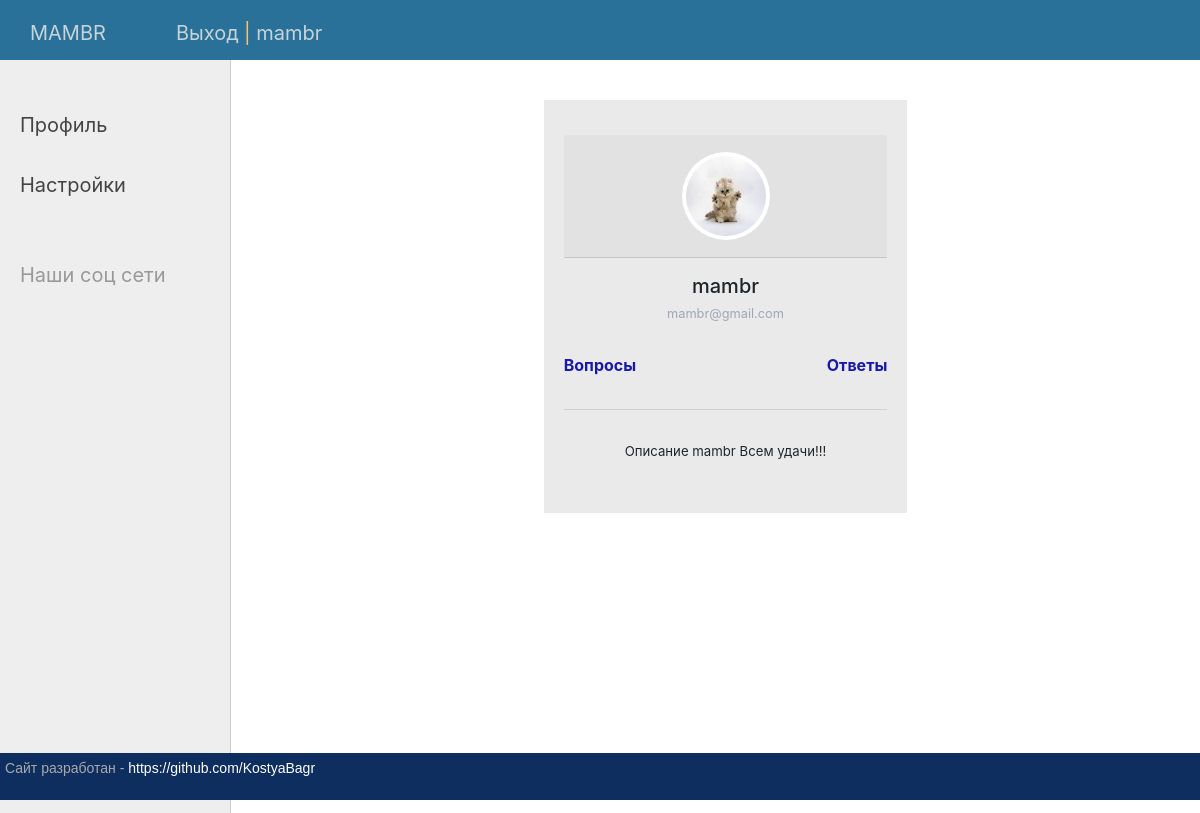
Page /profile/ (signed in) on the committed database.
### user_profile/models.py (models this page shows, shortened)
class MyUserProfile(AbstractUser):
    email = models.EmailField(blank=True, null=True, default='', verbose_name='Почта пользователя')
    photo = models.ImageField(upload_to='users_photo/%Y/%m/%d', blank=True,null=True)
    bio = models.TextField(blank=True, null=True, default='', verbose_name='Описание профиля пользователя')

### user_profile/views.py (the view)
# urls.py: path('profile/',ProfilePage.as_view(), name='profile'),
class ProfilePage(ListView):
    template_name = 'user_profile/user_page.html'
    model = MyUserProfile
    pk_url_kwarg = 'profile_pk'
    context_object_name = 'get_user'
    def dispatch(self, request, *args, **kwargs):
        if request.user.is_authenticated == True:
            if request.method.lower() in self.http_method_names:
                handler = getattr(self, request.method.lower(), self.http_method_not_allowed)
            else:
                handler = self.http_method_not_allowed
            return handler(request, *args, **kwargs)
        else:
            return redirect("login")

### user_profile/templates/user_profile/user_page.html (shortened to what this page needs)
{% extends 'blog/base.html' %}
{%load static%}
{% block content %}
<td valign="top" class="content">
<div class="main_body">
	<div class="n_body">
		<div class="card-body">
			<div class="account-settings">
				<div class="user-profile">
					<div class="user-avatar">
				{% if user.photo %}
								<div class="card-header py-3">
									<img class='img-thumbnail' src="{{request.user.photo.url}}" alt="1" width="350px" height="500px">
								</div>
				{%else%}
						<div class="card-header py-3">
									<img class='img-thumbnail' src="{% static 'blog/img/regular_user.jpg'%}" alt="1" width="350px" height="500px">
								</div>
				{%endif%}
					</div>
					<h5 class="user-name">{{user.username}}</h5>
					<h6 class="user-email">{{user.email}}</h6>
				</div>
				<div class="inforamation">
					<p>Вопросы</p>
					<p>Ответы</p>
				</div>
				<hr>
				<div class="about">
					<p>{{user.bio}}</p>
				</div>
			</div>
		</div>
	</div>
</td>
{% endblock %}

### blog/templates/blog/base.html (shortened to what this page needs)
{% load static %}
<!DOCTYPE html>
<html>
<head>
	<link type="text/css" href="{% static 'blog/css/styles.css' %}" rel="stylesheet" />
	<link rel="stylesheet" href="https://stackpath.bootstrapcdn.com/bootstrap/4.3.1/css/bootstrap.min.css">
</head>
<body>
<table class="table-page" border=0 cellpadding="0" cellspacing="0">
<tr><td valign=top>
		<div class="header">
			<ul id="mainmenu" class="mainmenu">
				<li class="last"><a href="{% url 'home' %}">MAMBR</a></li>
				{% if user.is_authenticated%}
				<li class="last"><a href="{% url 'log_out' %}">Выход</a> | <a href="#">{{user.username}}</a></li>
				{%else%}
					<li class="last"><a href="{% url 'login'%}">Вход</a> | <a href="{% url 'registration'%}">Регистрация</a></li>
				{% endif %}
	</ul>
	</div>
<table class="table-content" border=0 cellpadding="0" cellspacing="0">
<tr>
	<td valign="top" class="left-chapters">
	<ul id="leftchapters">
		{% if request.user.is_authenticated %}
		<li><a href="{% url 'profile' %}">Профиль</a></li>
		<li><a href="{% url 'update_profile' %}">Настройки</a></li>
		{%else%}
		<li><a href="{% url 'home' %}">Лента вопросов</a></li>
		{%endif%}
		<li class="share">
		<p>Наши соц сети</p>
		</li>
	</ul>
</td>
	<div>
{% block content %}
{% endblock %}
</tr></table>
</td></tr>
<tr><td>
	<div id="footer">
		<p>Сайт разработан - <a href='https://github.com/KostyaBagr' target="_blank" class="git_link">https://github.com/KostyaBagr</a></p>
	</div>
</td></tr></table>
</body>
</html>

### blog/static/blog/css/styles.css (style rules this page uses)
html, body { font-family: 'Arial'; margin: 0; padding: 0; height: 100%; width: 100%; color: #444; }
a { color: #0059b2; text-decoration: none; }
.table-page { width: 100%; height: 100%; vertical-align: top; }
.table-page tr { height: 100%; }
.header { background: #297198; height: 60px; }
ul.mainmenu { list-style: none; margin: 0; padding: 0; height: 60px; color: #fdc073; font-size: 20px; overflow: hidden; }
ul.mainmenu li { float: left; margin: 18px 40px 0 30px; }
ul.mainmenu li.last { float: left; }
ul.mainmenu li a { color: #C7D3D9; text-decoration: none; }
.table-content { width: 100%; min-height: 100%; height: 100%; }
.left-chapters { margin: 0; background: #eee; border-right: 1px solid #ccc; min-height: 100%; }
.left-chapters ul { width: 230px; min-height: 100%; margin: 0; padding: 20px 10px 10px 20px; list-style: none; font-size: 20px; }
.left-chapters ul li { margin: 30px 0 0 0; color: #999; }
.left-chapters ul li a { color: #444; text-decoration: none; }
.left-chapters ul li.share { margin: 60px 0 0 0; }
.left-chapters ul li.share p { margin: 30px 0 30px 0; }
.content { padding: 40px 20px 20px 40px; width: 100%; box-sizing: border-box; }
#footer { box-sizing: border-box; background: #0D2E5F; padding: 5px; color: #aaa; font-size: 14px; font-family: Verdana, Geneva, Arial, Helvetica; text-align: left; overflow: hidden; }
.git_link { color:white; }
.last { float:right }
.main_body { justify-content: center !important; align-items: center !important; display:flex !important; }
.n_body { background-color:#EAEAEA; width:40%; height:80%; justify-content: center !important; align-items: center !important; display:flex !important; }
.inforamation { display: flex; justify-content: space-between; color:#1719A9; font-weight:bold; }
.account-settings .user-profile { margin: 0 0 1rem 0; padding-bottom: 1rem; text-align: center; }
.account-settings .user-profile .user-avatar { margin: 0 0 1rem 0; padding-top:15px; }
.account-settings .user-profile .user-avatar img { width: 90px; height: 90px; -webkit-border-radius: 100px; -moz-border-radius: 100px; border-radius: 100px; }
.account-settings .user-profile h5.user-name { margin: 0 0 0.5rem 0; }
.account-settings .user-profile h6.user-email { margin: 0; font-size: 0.8rem; font-weight: 400; color: #9fa8b9; }
.account-settings .about { margin: 2rem 0 0 0; text-align: center; }
.account-settings .about p { font-size: 0.825rem; padding-bottom:15px; }

### rows in the picture
MyUserProfile: username "mambr", user.photo (picture), email "mambr@gmail.com", bio "Описание mambr Всем удачи!!!"
